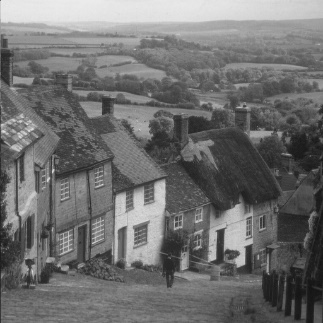
#> input picture ex4/goldhill.png, 323 x 323 px
$ python task5a.py
#> lines starting #> are read from the running program, lines starting #| are printed output that depends on the picture
### ex4/watermark.py
# -*- coding: UTF-8 -*-
"""
@author:Jaiyaun
@software: PyCharm
@file:watermark.py
@time:2021/11/17
"""

import matplotlib.pyplot as plt

def savefig(plt, filename, watermark_text):
    fig = plt.gcf()
    plt.rcParams['font.family'] = ['sans-serif']
    plt.rcParams['font.sans-serif'] = ['Microsoft YaHei']
    fig.text(0.9, 0.05, watermark_text,
             fontsize=40,
             rotation=45,
             color='blue',
             ha='right',
             va='bottom',
             alpha=0.2)
    plt.gca().xaxis.set_major_locator(plt.NullLocator())
    plt.gca().yaxis.set_major_locator(plt.NullLocator())
    plt.margins(0, 0)
    fig.savefig(filename, format='png', transparent=True, pad_inches=0)

# [14 lines left out: function addwatermark, not called in this run]

### ex4/task5a.py
# -*- coding: UTF-8 -*-
"""
@author:Jaiyaun
@software: PyCharm
@file:task5a.py
@time:2021/11/24
"""
import cv2
import matplotlib.pyplot as plt
import watermark


def colormap_name(id):
    switcher = {
        0: "COLORMAP_AUTUMN",
        1: "COLORMAP_BONE",
        2: 'COLORMAP_JET',
        3: 'COLORMAP_WINTER',
        4: 'COLORMAP_RAINBOW',
        5: 'COLORMAP_OCEAN',
        6: 'COLORMAP_SUMMER',
        7: 'COLORMAP_SPRING',
        8: 'COLORMAP_COOL',
        9: 'COLORMAP_HSV',
        10: 'COLORMAP_PINK',
        11: 'COLORMAP_HOT'
    }
    return switcher.get(id, "NONE")


img = cv2.imread('goldhill.png', cv2.IMREAD_GRAYSCALE)
#> img is the input picture: shape (323, 323); min 18, max 237, mean 111.3

for i in range(0, 4):
    for j in range(0, 3):
        k = i + j * 4
        img_color = cv2.applyColorMap(img, k)
        plt.subplot(4, 3, k + 1)
        plt.imshow(img_color[..., ::-1])
        plt.title(colormap_name(k), fontsize=8)
        plt.xticks([])
        plt.yticks([])

# 保存图片
# watermark.addwatermark(plt, '201944008236Jaiyaun')
watermark.savefig(plt, 'task5a.png', '201944008236Jaiyaun')
#> in savefig, `fig.savefig(filename, format='png', transparent=True, pad_inches=0)`:
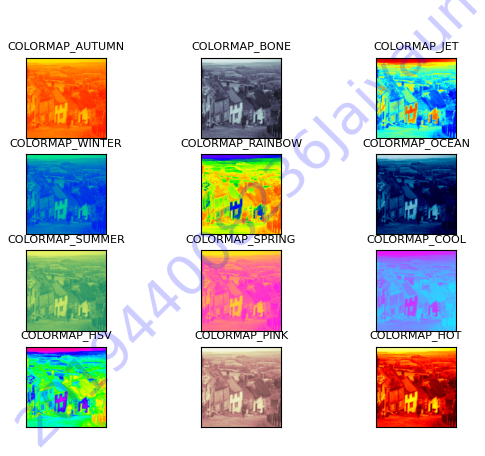
#> figure drawn by matplotlib, 12 panels
plt.show()

$ run again, with ex4/frame_20211124202844.png copied over ex4/goldhill.png
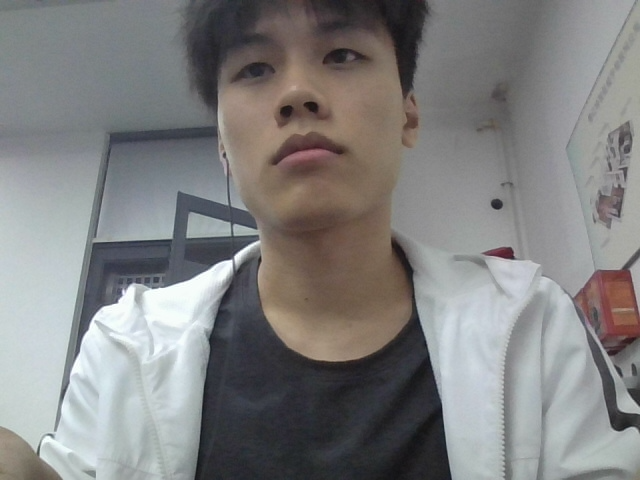
#> input picture ex4/frame_20211124202844.png, 640 x 480 px
#> `img = cv2.imread('goldhill.png', cv2.IMREAD_GRAYSCALE)`:
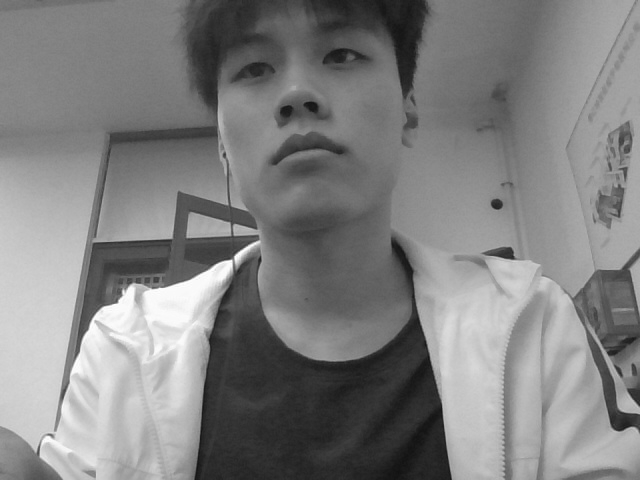
#> img: shape (480, 640); min 17, max 254, mean 128.6

$ run again, with ex4/frame_20211217170255.png copied over ex4/goldhill.png
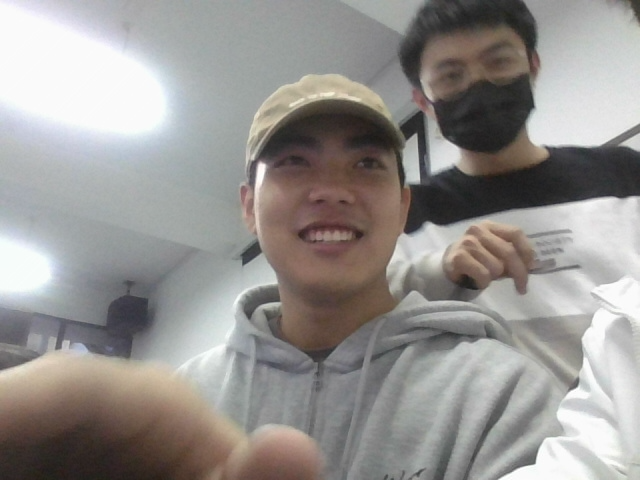
#> input picture ex4/frame_20211217170255.png, 640 x 480 px
#> `img = cv2.imread('goldhill.png', cv2.IMREAD_GRAYSCALE)`:
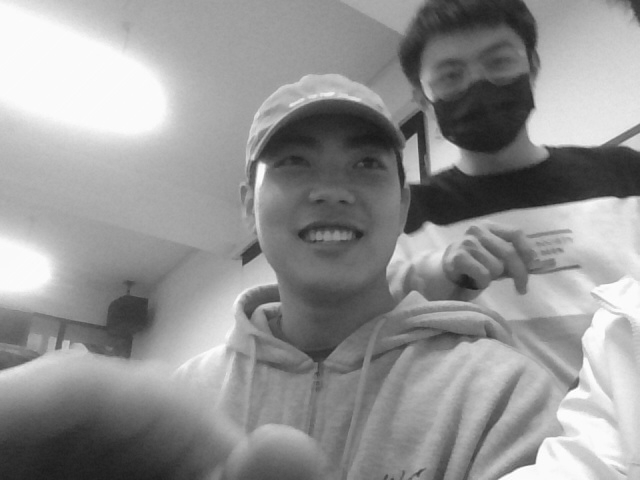
#> img: shape (480, 640); min 25, max 255, mean 147.7
